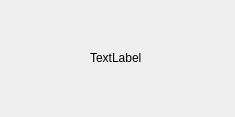
<?xml version="1.0" encoding="UTF-8"?>
<ui version="4.0">
 <class>Dialog</class>
 <widget class="QDialog" name="Dialog">
  <property name="geometry">
   <rect>
    <x>0</x>
    <y>0</y>
    <width>235</width>
    <height>117</height>
   </rect>
  </property>
  <property name="windowTitle">
   <string>Dialog</string>
  </property>
  <widget class="QLabel" name="label_message">
   <property name="geometry">
    <rect>
     <x>90</x>
     <y>50</y>
     <width>60</width>
     <height>16</height>
    </rect>
   </property>
   <property name="text">
    <string>TextLabel</string>
   </property>
  </widget>
 </widget>
 <resources/>
 <connections/>
</ui>
